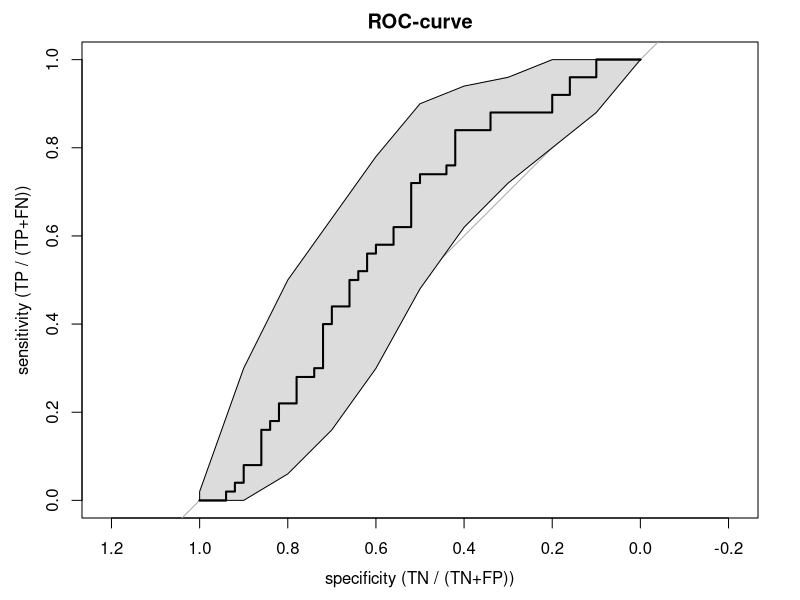

This chart was generated by the following R code:
## ---- chunk 1
wants <- c("coin", "mvtnorm", "polycor", "pROC", "rms")
has   <- wants %in% rownames(installed.packages())
if(any(!has)) install.packages(wants[!has])
## ---- chunk 2
set.seed(1.234)
library(mvtnorm)
N     <- 100
Sigma <- matrix(c(4,2,-3, 2,16,-1, -3,-1,9), byrow=TRUE, ncol=3)
mu    <- c(-3, 2, 4)
Xdf   <- data.frame(rmvnorm(n=N, mean=mu, sigma=Sigma))
## ---- chunk 3
lOrd   <- lapply(Xdf, function(x) {
                 cut(x, breaks=quantile(x), include.lowest=TRUE,
                     ordered=TRUE, labels=LETTERS[1:4]) })
dfOrd  <- data.frame(lOrd)
matOrd <- data.matrix(dfOrd)
## ---- chunk 4
cTab <- xtabs(~ X1 + X3, data=dfOrd)
addmargins(cTab)
library(coin)
lbl_test(cTab, distribution=approximate(B=9999))
## ---- chunk 5
library(polycor)
polychor(dfOrd$X1, dfOrd$X2, ML=TRUE)
## ---- chunk 6
polychor(cTab, ML=TRUE)
## ---- chunk 7
library(polycor)
polyserial(Xdf$X2, dfOrd$X3)
## ---- chunk 8
library(polycor)
Xdf2   <- rmvnorm(n=N, mean=mu, sigma=Sigma)
dfBoth <- cbind(Xdf2, dfOrd)
hetcor(dfBoth, ML=TRUE)
## ---- chunk 9
N   <- 100
x   <- rnorm(N)
y   <- x + rnorm(N, 0, 2)
yDi <- ifelse(y <= median(y), 0, 1)
## ---- chunk 10
library(rms)
lrm(yDi ~ x)$stats
## ---- chunk 11
library(pROC)
(rocRes <- roc(yDi ~ x, plot=TRUE, ci=TRUE, main="ROC-curve",
               xlab="specificity (TN / (TN+FP))", ylab="sensitivity (TP / (TP+FN))"))
rocCI <- ci.se(rocRes)
plot(rocCI, type="shape")
## ---- chunk 12
try(detach(package:pROC))
try(detach(package:plyr))
try(detach(package:rms))
try(detach(package:Hmisc))
try(detach(package:polycor))
try(detach(package:sfsmisc))
try(detach(package:coin))
try(detach(package:modeltools))
try(detach(package:survival))
try(detach(package:mvtnorm))
try(detach(package:splines))
try(detach(package:stats4))
